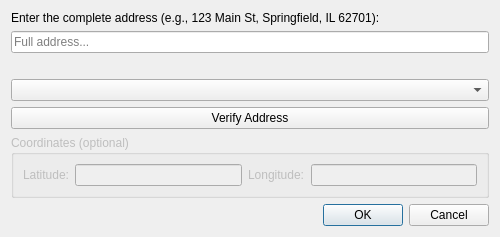
<?xml version="1.0" encoding="UTF-8"?>
<ui version="4.0">
 <class>AddressDialog</class>
 <widget class="QDialog" name="AddressDialog">
  <property name="geometry">
   <rect>
    <x>0</x>
    <y>0</y>
    <width>500</width>
    <height>200</height>
   </rect>
  </property>
  <property name="windowTitle">
   <string>Add/Edit Address</string>
  </property>
  <layout class="QVBoxLayout" name="verticalLayout">
   <item>
    <widget class="QLabel" name="instructionLabel">
     <property name="text">
      <string>Enter the complete address (e.g., 123 Main St, Springfield, IL 62701):</string>
     </property>
     <property name="wordWrap">
      <bool>true</bool>
     </property>
    </widget>
   </item>
   <item>
    <widget class="QLineEdit" name="addressLineEdit">
     <property name="placeholderText">
      <string>Full address...</string>
     </property>
    </widget>
   </item>
   <item>
    <widget class="QLabel" name="statusLabel">
     <property name="text">
      <string/>
     </property>
     <property name="wordWrap">
      <bool>true</bool>
     </property>
    </widget>
   </item>
   <item>
    <widget class="QComboBox" name="candidatesComboBox">
     <property name="visible">
      <bool>false</bool>
     </property>
     <property name="toolTip">
      <string>Multiple addresses found - select the correct one</string>
     </property>
    </widget>
   </item>
   <item>
    <widget class="QPushButton" name="geocodeButton">
     <property name="text">
      <string>Verify Address</string>
     </property>
     <property name="toolTip">
      <string>Verify and geocode the address</string>
     </property>
    </widget>
   </item>
   <item>
    <widget class="QGroupBox" name="coordinatesGroup">
     <property name="title">
      <string>Coordinates (optional)</string>
     </property>
     <property name="enabled">
      <bool>false</bool>
     </property>
     <layout class="QHBoxLayout" name="horizontalLayout">
      <item>
       <widget class="QLabel" name="latLabel">
        <property name="text">
         <string>Latitude:</string>
        </property>
       </widget>
      </item>
      <item>
       <widget class="QLineEdit" name="latitudeLineEdit">
        <property name="readOnly">
         <bool>true</bool>
        </property>
       </widget>
      </item>
      <item>
       <widget class="QLabel" name="lonLabel">
        <property name="text">
         <string>Longitude:</string>
        </property>
       </widget>
      </item>
      <item>
       <widget class="QLineEdit" name="longitudeLineEdit">
        <property name="readOnly">
         <bool>true</bool>
        </property>
       </widget>
      </item>
     </layout>
    </widget>
   </item>
   <item>
    <spacer name="verticalSpacer">
     <property name="orientation">
      <enum>Qt::Vertical</enum>
     </property>
     <property name="sizeHint" stdset="0">
      <size>
       <width>20</width>
       <height>40</height>
      </size>
     </property>
    </spacer>
   </item>
   <item>
    <widget class="QDialogButtonBox" name="buttonBox">
     <property name="orientation">
      <enum>Qt::Horizontal</enum>
     </property>
     <property name="standardButtons">
      <set>QDialogButtonBox::Cancel|QDialogButtonBox::Ok</set>
     </property>
    </widget>
   </item>
  </layout>
 </widget>
 <resources/>
 <connections>
  <connection>
   <sender>buttonBox</sender>
   <signal>accepted()</signal>
   <receiver>AddressDialog</receiver>
   <slot>accept()</slot>
   <hints>
    <hint type="sourcelabel">
     <x>248</x>
     <y>254</y>
    </hint>
    <hint type="destinationlabel">
     <x>157</x>
     <y>274</y>
    </hint>
   </hints>
  </connection>
  <connection>
   <sender>buttonBox</sender>
   <signal>rejected()</signal>
   <receiver>AddressDialog</receiver>
   <slot>reject()</slot>
   <hints>
    <hint type="sourcelabel">
     <x>316</x>
     <y>260</y>
    </hint>
    <hint type="destinationlabel">
     <x>286</x>
     <y>274</y>
    </hint>
   </hints>
  </connection>
 </connections>
</ui>
